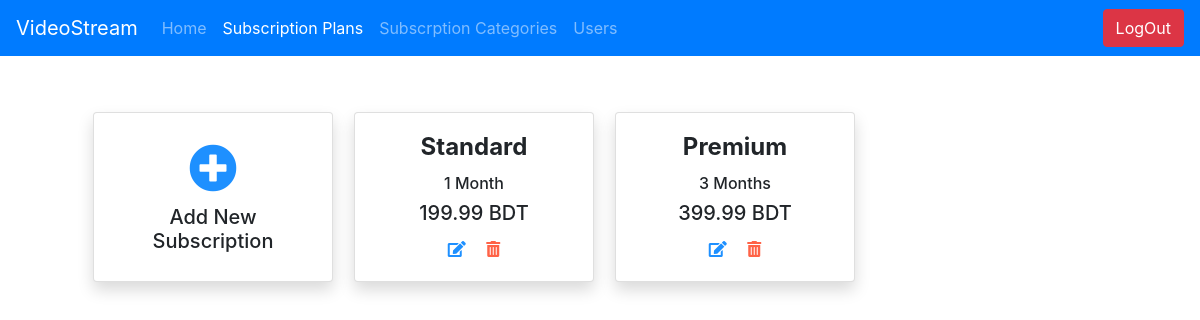
Before: /video_stream_admin/subscription_plans/ (signed in) with the older database file.
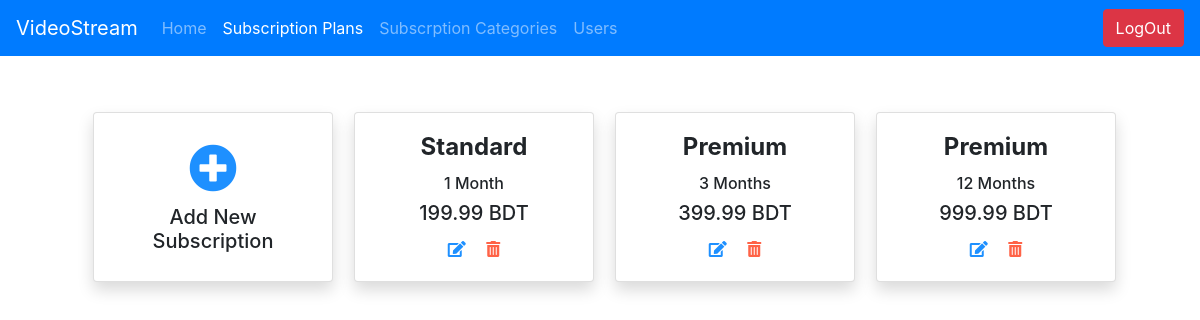
After: the same page with the newer database file.
### video_stream_app/models.py (models this page shows, shortened)
class Subscription(models.Model):
    id = models.AutoField(primary_key=True)
    subscription_type = models.ForeignKey(SubscriptionType,
                                        on_delete=models.SET_NULL, blank=True, null=True)
    subscription_price = models.DecimalField(
        max_digits=10, decimal_places=2, default=0)
    subscription_validity = models.IntegerField(
        default=0, verbose_name='subscription_validity (Months)')
    created_at = models.DateTimeField(auto_now_add=True)
    updated_at = models.DateField(auto_now=True)

class SubscriptionType(models.Model):
    id = models.AutoField(primary_key=True)
    type_name = models.CharField(
        max_length=50, blank=False, null=False, unique=True)

### video_stream_app/views.py (the view)
# urls.py: path('video_stream_admin/subscription_plans/', views.subscription_plan_list,
@login_required(login_url='/video_stream_admin/')
def subscription_plan_list(request):
    return render(request, 'video_stream_app/subscriptions.html',
                  {
                      'subscriptions': models.Subscription.objects.all(),
                      'title': 'Available Plans',
                      'is_logged_in': request.user.is_authenticated,
                      'subscription_plans': 'active',
                      'admin': True
                  })

### video_stream_app/templates/video_stream_app/subscriptions.html (shortened to what this page needs)
{% extends 'base.html' %}
{% load static %}
{% block content %}
    <div class="container">
        <div class="m-5 text-center">
            <div class="row">
                <div class="col-md-3 my-2">
                    <div class="card shadow" style="width: 15rem;">
                        <div class="card-body">
                            <a href="/video_stream_admin/subscriptions/add/">
                                <span style="font-size: 48px; color: Dodgerblue;">
                                    <i class="fas fa-plus-circle"></i>
                                </span>
                            </a>
                            <h5> Add New Subscription </h5>
                        </div>
                    </div>
                </div>
                {% for subscription in subscriptions %}
                    <div class="col-md-3 my-2">
                        <div class="card shadow" style="width: 15rem;">
                            <div class="card-body">
                                <h4 class="card-title"> <strong>{{ subscription.subscription_type.type_name}}</strong></h4>
                                <h6>
                                    {{ subscription.subscription_validity}}
                                    {% if subscription.subscription_validity == 1 %}
                                        Month
                                    {% else %}
                                        Months
                                    {% endif %}
                                </h6>
                                <h5> {{ subscription.subscription_price}} BDT </h5>
                                <div class="pt-1">
                                    <a href="/video_stream_admin/subscriptions/edit__{{ subscription.pk }}/">
                                        <span style="color: Dodgerblue;" class="pr-2">
                                            <i class="fas fa-edit"></i>
                                        </span>
                                    </a>
                                    <a href="/video_stream_admin/subscriptions/delete__{{ subscription.pk }}/">
                                        <span style="color: tomato;" class="pl-2">
                                            <i class="fas fa-trash-alt"></i>
                                        </span>
                                    </a>
                                </div>
                            </div>
                        </div>
                    </div>
                {% endfor %}
            </div>
        </div>
    </div>
{% endblock %}

### video_stream_app/templates/video_stream_app/base.html (shortened to what this page needs)
<!doctype html>
<html class="no-js" lang="en">
    <head>
        {% load static %}
        <link rel="stylesheet" href="https://pro.fontawesome.com/releases/v5.10.0/css/all.css"/>
        <link rel="stylesheet" href="https://stackpath.bootstrapcdn.com/bootstrap/4.5.2/css/bootstrap.min.css">
    </head>
    <body>
        <nav class="navbar navbar-expand-lg navbar-dark bg-primary">
            {% if admin %}
                <a class="navbar-brand" href="/admin_home/">VideoStream</a>
            {% else %}
                <a class="navbar-brand" href="/">VideoStream</a>
            {% endif %}
            <div class="collapse navbar-collapse" id="navbarSupportedContent">
                <ul class="navbar-nav mr-auto">
                    {% if admin %}
                        <li class="nav-item {{ admin_home }}">
                            <a class="nav-link" href="/admin_home/">Home <span class="sr-only">(current)</span></a>
                        </li>
                    {% else %}
                        <li class="nav-item {{ home }}">
                            <a class="nav-link" href="/">Home <span class="sr-only">(current)</span></a>
                        </li>
                    {% endif %}
                    {% if not admin %}
                        {% if not is_logged_in %}
                            <li class="nav-item {{ signup }}">
                                <a class="nav-link" href="/signup/">Signup</a>
                            </li>
                            <li class="nav-item {{ login }}">
                                <a class="nav-link" href="/login/">LogIn</a>
                            </li>
                        {% endif %}
                    {% else %}
                        <li class="nav-item {{ subscription_plans }}">
                            <a class="nav-link" href="/video_stream_admin/subscription_plans/">Subscription Plans</a>
                        </li>
                        <li class="nav-item {{ subscription_types }}">
                            <a class="nav-link" href="/video_stream_admin/subscription_type_list/">Subscrption Categories</a>
                        </li>
                        <li class="nav-item {{ users_link }}">
                            <a class="nav-link" href="/video_stream_admin/user_list/">Users</a>
                        </li>
                    {% endif %}
                </ul>
                {% if is_logged_in %}
                    {% if admin %}
                        <a href="/admin_logout/">
                            <button class="btn btn-danger my-2 my-sm-0" type="submit">LogOut</button>
                        </a>
                    {% else %}
                        <a href="/logout/">
                            <button class="btn btn-danger my-2 my-sm-0" type="submit">LogOut</button>
                        </a>
                    {% endif %}
                {% endif %}
            </div>
        </nav>
                                {% block content %} {% endblock %}
    </body>
</html>

Changed rows visible on the page:
added Subscription: subscription_type.type_name "Premium", subscription_validity "12", shows "Months", subscription_price "999.99"
